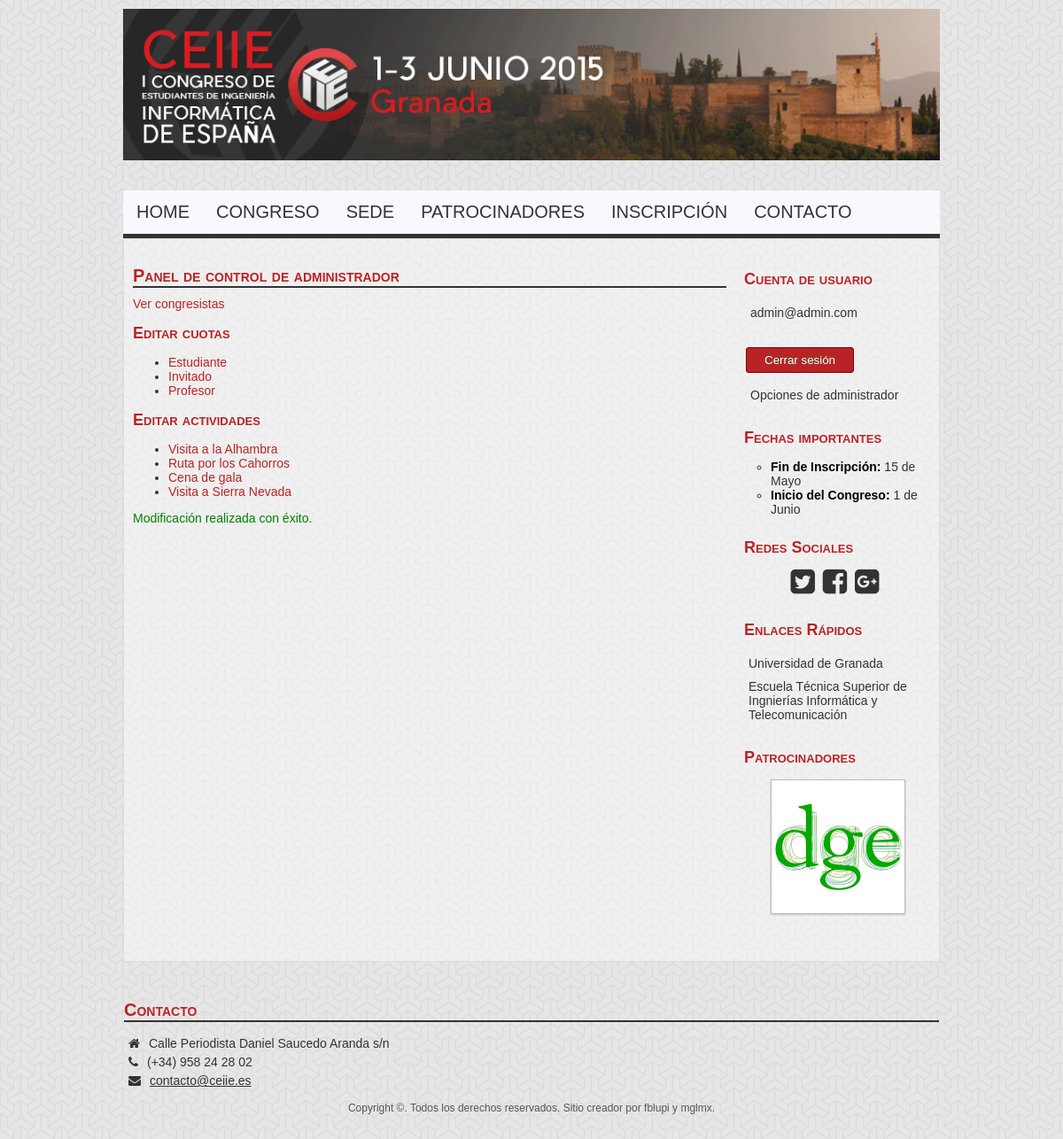
/P4/index.php?cat=opciones-admin&mod=success (signed in), run on the app's committed database.
### tables this page shows
CREATE TABLE IF NOT EXISTS `cuotas` (
  `ID_cuota` varchar(15) NOT NULL,
  `Nombre_cuota` varchar(30) NOT NULL,
  `Descripcion` text NOT NULL,
  `Precio` float NOT NULL
);

CREATE TABLE IF NOT EXISTS `actividades` (
  `ID_act` varchar(30) NOT NULL,
  `Titulo` varchar(30) NOT NULL,
  `Fecha` date NOT NULL,
  `Hora_salida` time NOT NULL,
  `Hora_llegada` time DEFAULT NULL,
  `Descripcion` text NOT NULL,
  `Detalles` text NOT NULL,
  `Foto_src` varchar(256) NOT NULL,
  `Foto_title` varchar(32) NOT NULL,
  `Foto_alt` varchar(32) NOT NULL,
  `Precio` float NOT NULL,
  `Minifoto_src` varchar(256) NOT NULL
);

### P4/contenido/content-opciones-admin.php (the view, shortened to what this page needs)
<div id="content">
    <section>
        <article>
            <?php
            if($_SESSION['privilegio']==1) {
                echo '<h1>Panel de control de administrador</h1>';
                echo '<a href="index.php?cat=ver-congresistas">Ver congresistas </a>';
                echo '<h2>Editar cuotas</h2>';
                $resultado=mysql_query("SELECT ID_cuota,Nombre_cuota FROM cuotas ");
                echo '<ul>';
                while($fila=mysql_fetch_array($resultado)){
                    echo '<li><a href="index.php?cat=editar-cuota&cuota='.$fila['ID_cuota'].'">'.$fila['Nombre_cuota'].'</a></li>';
                }
                echo '</ul>';
                echo '<h2>Editar actividades</h2>';
                $resultado=mysql_query("SELECT ID_act,Titulo FROM actividades ");
                echo '<ul>';
                while($fila=mysql_fetch_array($resultado))
                    echo '<li><a href="index.php?cat=editar-act&act='.$fila['ID_act'].'">'.$fila['Titulo'].'</a></li>';
                echo '</ul>';
                if(isset($_GET['mod'])){
                    $error=$_GET['mod'];
                    switch($error){
                        case 'success':
                            echo '<div class="success"><p>Modificación realizada con éxito.</p></div>';
                            break;
                    }
                }
            }?>
        </article>
    </section>
</div>

### P4/index.php (shortened to what this page needs)
<!doctype html>
<html lang="es">
    <head>
        <link rel="stylesheet" href="//maxcdn.bootstrapcdn.com/font-awesome/4.3.0/css/font-awesome.min.css">
        <link rel="stylesheet" type="text/css" href="css/style.css"/>
    </head>
    <body>
        <?php
            include 'contenido/comun/header.php';
        ?>
        <div id="main">
            <?php
                include 'contenido/content.php';
                include 'contenido/comun/aside.php';
            ?>
        </div>
        <?php
                include 'contenido/comun/footer.php';
        ?>
    </body>
</html>

### P4/contenido/comun/header.php
<header id="cabecera">
    <img title="CEIIE" alt="cabecera" src="images/cabecera.png"/>
</header>
<nav id="menu">
    <ul>
        <?php
            $categoria=isset($_GET['cat']) ? $_GET['cat'] : 'home';
            if($categoria=='home'){
                echo '<li class="active"><a>Home</a></li>';
            }else{
                echo '<li><a href="index.php?cat=home">Home</a></li>';
            }
            if($categoria=='programa' || $categoria=='actividades'){
                echo'<li class="active"><a class="with-sub">Congreso</a>
                        <ul class="sub">
                            <li><a href="index.php?cat=programa">Programa</a></li>
                            <li><a href="index.php?cat=actividades">Actividades</a></li>
                        </ul>
                    </li>';
            }else{
                echo'<li><a class="with-sub">Congreso</a>
                <ul class="sub">
                    <li><a href="index.php?cat=programa">Programa</a></li>
                    <li><a href="index.php?cat=actividades">Actividades</a></li>
                </ul>
            </li>';
            }
            if($categoria=='ciudad' || $categoria=='como-llegar'){
                echo '<li class="active"><a class="with-sub">Sede</a>
                        <ul class="sub">
                            <li><a href="index.php?cat=ciudad">Ciudad</a></li>
                            <li><a href="index.php?cat=como-llegar">¿Cómo llegar?</a></li>
                        </ul>
                    </li>';
            }else{
                echo '<li><a class="with-sub">Sede</a>
                <ul class="sub">
                    <li><a href="index.php?cat=ciudad">Ciudad</a></li>
                    <li><a href="index.php?cat=como-llegar">¿Cómo llegar?</a></li>
                </ul>
            </li>';
            }
            if($categoria=='patrocinadores'){
                echo '<li class="active"><a>Patrocinadores</a></li>';
            }else{
                echo '<li><a href="index.php?cat=patrocinadores">Patrocinadores</a></li>';
            }
            if($categoria=='inscripcion'){
                echo '<li class="active"><a>Inscripción</a></li>';
            }else{
                echo '<li><a href="index.php?cat=inscripcion">Inscripción</a></li>';
            }
            if($categoria=='contacto'){
                echo '<li class="active"><a>Contacto</a></li>';
            }else{
                echo '<li><a href="index.php?cat=contacto">Contacto</a></li>';
            }
        ?>
    </ul>
</nav>

### P4/contenido/content.php (shortened to what this page needs)
<?php
    $categoria=isset($_GET['cat']) ? $_GET['cat'] : '';
    switch($categoria){
        case 'opciones-admin':
            include 'content-opciones-admin.php';
            break;
    }
?>

### P4/contenido/comun/aside.php (shortened to what this page needs)
<aside>
    <?php
        include 'contenido/contex-sesion.php';
    ?>
    <div id="fechas">
        <h1>Fechas importantes</h1>
        <ul>
            <li><b>Fin de Inscripción:</b> 15 de Mayo</li>
            <li><b>Inicio del Congreso:</b> 1 de Junio</li>
        </ul>
    </div>
    <div id="redes-sociales">
        <h1>Redes Sociales</h1>
        <a id="btn-twitter" href="https://twitter.com/ceiieetsiit" target="_blank"><i class="fa fa-twitter-square"></i></a>
        <a id="btn-facebook" href="https://www.facebook.com/profile.php?id=100009301161353" target="_blank"><i class="fa fa-facebook-square"></i></a>
        <a id="btn-google" href="https://plus.google.com/u/0/118284246531701184750" target="_blank"><i class="fa fa-google-plus-square"></i></a>
    </div>
    <div id="enlaces">
        <h1>Enlaces Rápidos</h1>
        <ul>
            <li><a href="http://www.ugr.es/" target="_blank">Universidad de Granada</a></li>
            <li><a href="http://etsiit.ugr.es/" target="_blank">Escuela Técnica Superior de Ingnierías Informática y Telecomunicación</a></li>
        </ul>
    </div>
    <div id="patrocinadores">
        <h1>Patrocinadores</h1>
        <ul class="slider-patro">
            <li><img class="slider-patrocinador" id="active-slider-patrocinador" title="LogoDGE" alt="LogoDGE" src="images/patrocinadores/LogoDGE.jpg"/></li>
        </ul>
    </div>
</aside>

### P4/contenido/contex-sesion.php (shortened to what this page needs)
<div id="login">
    <?php
        if(isset($_SESSION['usuario'])){?>
        <h1>Cuenta de usuario</h1>
        <?php echo '<p><a href="index.php?cat=usuario">'.$_SESSION['usuario'].'</a></p>'; ?>
            <form class="contact_form" action="contenido/sesion/scriptLogout.php" method="post">
                <ul>
                    <li>
                        <button class="submit" type="submit">Cerrar sesión</button>
                    </li>
                </ul>
            </form>
        <?php   if($_SESSION['privilegio']==1) {
                echo '<a href="index.php?cat=opciones-admin">Opciones de administrador</a>';
            } ?>
    <?php } ?>
</div>

### P4/contenido/comun/footer.php
<footer id="pie">
    <div id="contacto">
        <h1>Contacto</h1>
        <ul>
            <li><i class="fa fa-home"></i>Calle Periodista Daniel Saucedo Aranda s/n</li>
            <li><i class="fa fa-phone"></i>(+34) 958 24 28 02</li>
            <li><i class="fa fa-envelope"></i><a href="mailto:contacto@ceiie.es">contacto@ceiie.es</a></li>
        </ul>
    </div>
    <div id="copyright">
        <p>Copyright ©. Todos los derechos reservados. Sitio creador por fblupi y mglmx.</p>
    </div>
</footer>

### data on the page
cuotas: Nombre_cuota "Estudiante"
cuotas: Nombre_cuota "Invitado"
cuotas: Nombre_cuota "Profesor"
actividades: Titulo "Visita a la Alhambra"
actividades: Titulo "Ruta por los Cahorros"
actividades: Titulo "Cena de gala"
actividades: Titulo "Visita a Sierra Nevada"

### other printed values
$_SESSION['usuario'] "admin@admin.com"
